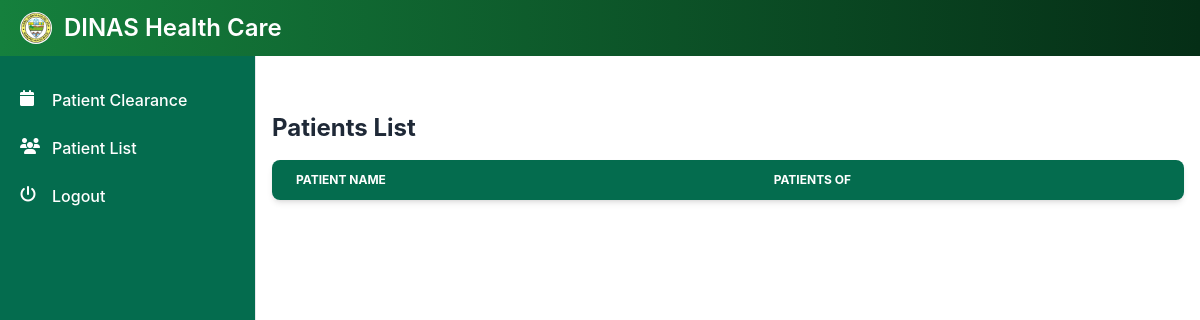
Page /nursePatientList on the earlier database version.
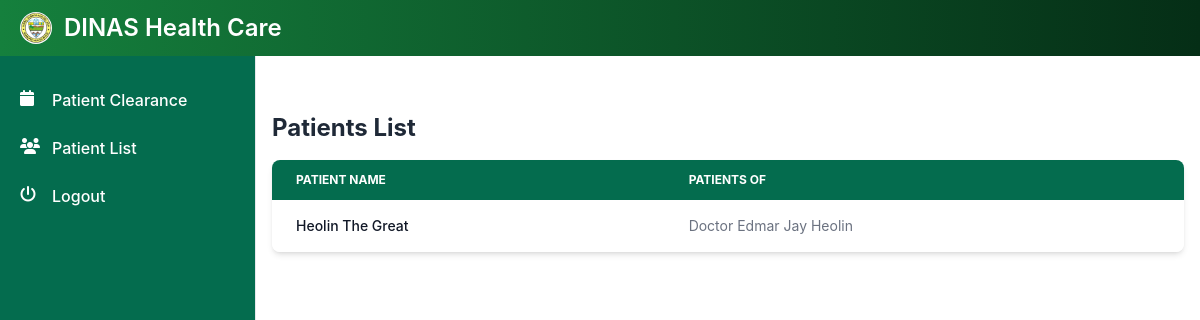
Same page on the later database version.
### users/models.py (models this page shows, shortened)
class Event(models.Model):
    doctor = models.ForeignKey(User, on_delete=models.CASCADE)
    name = models.TextField()
    age = models.CharField(max_length=200)
    gender = models.TextField()
    date = models.DateTimeField()
    barangay = models.TextField()
    phone_num = models.TextField()
    status = models.CharField(max_length=250)

### users/views.py (the view)
# urls.py: path('nursePatientList', views.nursePatientList, name='nursePatientList'),
def nursePatientList(request):
    patients = Event.objects.filter(status='Approved').order_by('-id')
    context = {
        'patients': patients
    }
    return render(request, 'nurse/patientList.html', context)

### users/templates/Nurse/patientList.html (shortened to what this page needs)
{% load static tailwind_tags %}<!DOCTYPE html>
<html lang="en">
	<head>
		{% tailwind_css %}
		<link
			href="https://cdnjs.cloudflare.com/ajax/libs/flowbite/2.3.0/flowbite.min.css"
			rel="stylesheet" />
		<link
			rel="stylesheet"
			href="https://cdnjs.cloudflare.com/ajax/libs/font-awesome/6.5.2/css/all.min.css"
 />
		<link
			href="https://cdnjs.cloudflare.com/ajax/libs/flowbite/2.3.0/flowbite.min.css"
			rel="stylesheet" />
	</head>
	<body>
		{% include 'includes/nurseSidebar.html' %}
		<div class="p-4 sm:ml-64">
			<p class="text-gray-800 mt-24 mb-4 font-bold text-2xl">Patients List</p>
			<div class="relative overflow-x-auto shadow-md sm:rounded-lg">
				<table class="w-full text-sm text-left rtl:text-right text-gray-500">
					<thead class="text-xs text-white uppercase bg-green-700">
						<tr>
							<th
								scope="col"
								class="px-6 py-3">
								Patient Name
							</th>
							<th
								scope="col"
								class="px-6 py-3">
								Patients of
							</th>
						</tr>
					</thead>
					<tbody>
						{% for list in patients %}
						<tr class="bg-white even:bg-green-200">
							<td
								scope="row"
								class="px-6 py-4 font-medium text-gray-900 whitespace-nowrap">
								{{list.name}}
							</td>
							<td class="px-6 py-4">
								{{list.doctor.last_name}} {{list.doctor.first_name}}
							</td>
						</tr>
						{% endfor %}
					</tbody>
				</table>
			</div>
		</div>
	</body>
</html>

Differences in the rows shown:
added Event: name "Heolin The Great", doctor.last_name "Doctor", doctor.first_name "Edmar Jay Heolin"
